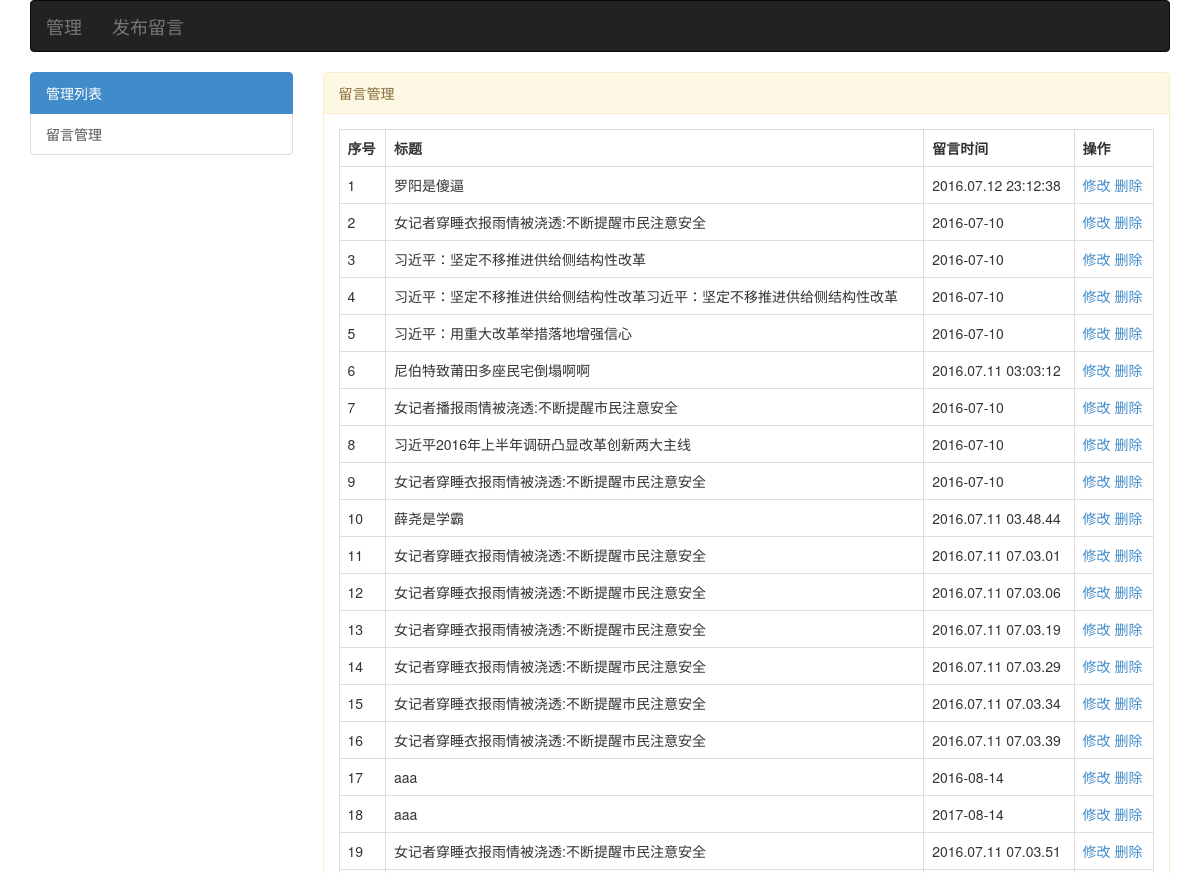
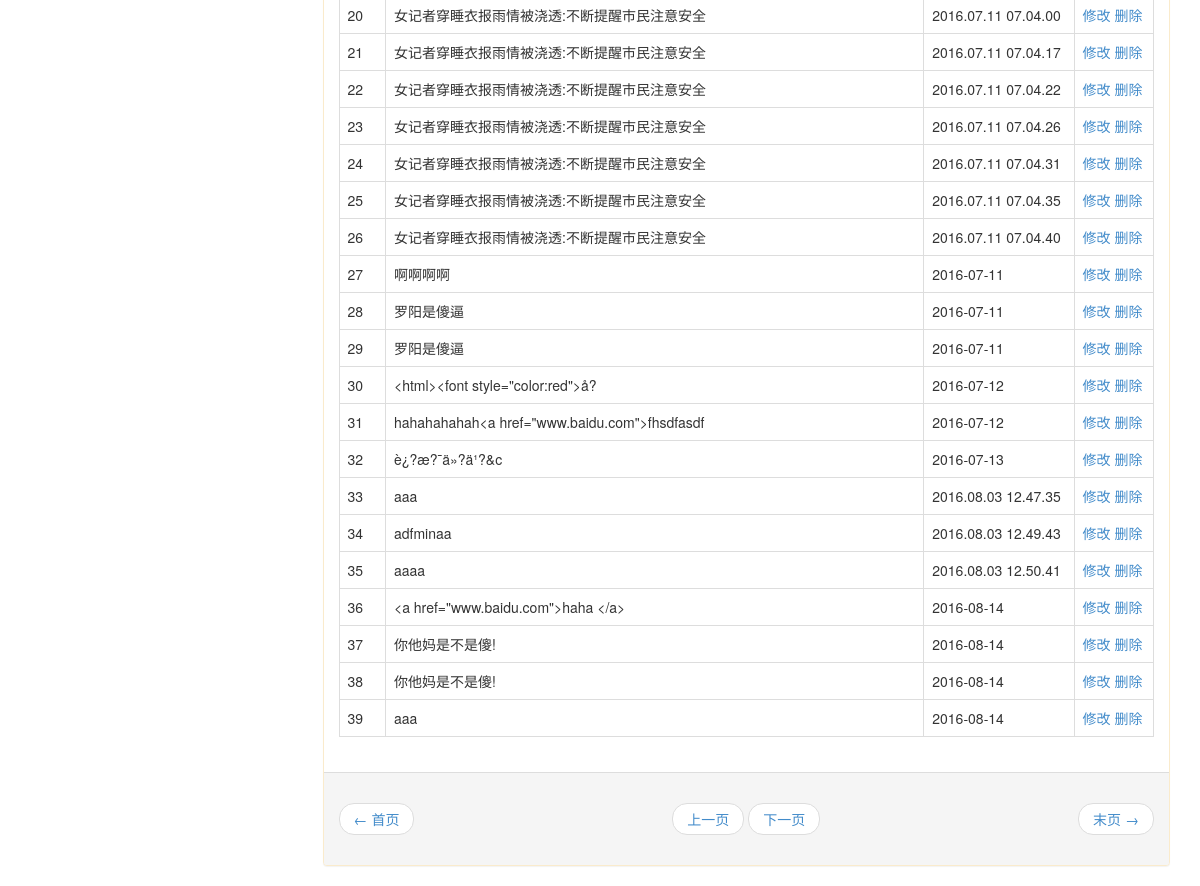
/admin/list.php (signed in), run on the app's committed database (2 pictures, top to bottom).
### tables this page shows
CREATE TABLE `mes_info` (
  `id` int(11) NOT NULL AUTO_INCREMENT COMMENT 'id',
  `title` varchar(60) NOT NULL COMMENT '标题',
  `content` text NOT NULL COMMENT '内容',
  `addtime` varchar(20) NOT NULL COMMENT '发布时间',
  PRIMARY KEY (`id`)
);

### admin/list.php (the view, shortened to what this page needs)
<?php
    $sql="select * from mes_info";
    $res=mysql_query($sql);
    $rews=array();
    	while($rew=mysql_fetch_assoc($res)){
    		$rews[]=$rew;
    	}
    $i=0;
?>
<!DOCTYPE html>
<html lang="en">
<head>
	<link rel="stylesheet" href="../bs/css/bootstrap.min.css">
</head>
<body>
	<div class="container">
		<nav class="navbar navbar-inverse" >
		  <div class="navbar-header">
		    <a class="navbar-brand"  href="index.php">管理</a>
		    <a class="navbar-brand"  href="add.php">发布留言</a>
		  </div>
		</nav>
		<div class="row">
		  <div class="col-md-3">
		  	<div class="list-group">
			  <a href="index.php" class="list-group-item active">
			    管理列表
			  </a>
			  <a href="list.php" class="list-group-item">留言管理</a>
			</div>
		  </div>
		  <div class="col-md-9">
			<div class="panel panel-warning">
				<div class="panel-heading">
					留言管理
				</div>
			    <div class="panel-body">
			   		<table class="table table-bordered">
					  <tr>
					  	<th>序号</th>
					  	<th>标题</th>
					  	<th>留言时间</th>
					  	<th>操作</th>
					  </tr>
					<?php foreach($rews as $k=>$v):?>
					  <tr>
					  	<td><?php $i++; echo $i;?></td>
					  	<td><?php echo $v["title"] ;?></td>
					  	<td><?php echo $v["addtime"] ;?></td>
					  	<td><a href="edit.php?id=<?php echo $v['id'];?>">修改</a>
							<a href="delete.php?id=<?php echo $v['id'];?>" onclick="return confirm('确定要删除吗？');" >删除</a>
					  	</td>
					  </tr>
					<?php endforeach;?>
					</table>
			    </div>
			    <div class="panel-footer">
					<ul class="pager">
					  	<li class="previous"><a href="#">&larr; 首页</a></li>
					  	<li><a href="#">上一页</a></li>
  						<li><a href="#">下一页</a></li>
					  	<li class="next"><a href="#">末页 &rarr;</a></li>
					</ul>
			    </div>
			</div>
		  </div>
		</div>
	</div>
</body>
</html>

### data on the page
mes_info: title "罗阳是傻逼", addtime "2016.07.12 23:12:38"
mes_info: title "女记者穿睡衣报雨情被浇透:不断提醒市民注意安全", addtime "2016-07-10"
mes_info: title "习近平：坚定不移推进供给侧结构性改革", addtime "2016-07-10"
mes_info: title "习近平：坚定不移推进供给侧结构性改革习近平：坚定不移推进供给侧结构性改革", addtime "2016-07-10"
mes_info: title "习近平：用重大改革举措落地增强信心", addtime "2016-07-10"
mes_info: title "尼伯特致莆田多座民宅倒塌啊啊", addtime "2016.07.11 03:03:12"
mes_info: title "女记者播报雨情被浇透:不断提醒市民注意安全", addtime "2016-07-10"
mes_info: title "习近平2016年上半年调研凸显改革创新两大主线", addtime "2016-07-10"
mes_info: title "女记者穿睡衣报雨情被浇透:不断提醒市民注意安全", addtime "2016-07-10"
mes_info: title "薛尧是学霸", addtime "2016.07.11 03.48.44"
mes_info: title "女记者穿睡衣报雨情被浇透:不断提醒市民注意安全", addtime "2016.07.11 07.03.01"
mes_info: title "女记者穿睡衣报雨情被浇透:不断提醒市民注意安全", addtime "2016.07.11 07.03.06"
mes_info: title "女记者穿睡衣报雨情被浇透:不断提醒市民注意安全", addtime "2016.07.11 07.03.19"
mes_info: title "女记者穿睡衣报雨情被浇透:不断提醒市民注意安全", addtime "2016.07.11 07.03.29"
mes_info: title "女记者穿睡衣报雨情被浇透:不断提醒市民注意安全", addtime "2016.07.11 07.03.34"
mes_info: title "女记者穿睡衣报雨情被浇透:不断提醒市民注意安全", addtime "2016.07.11 07.03.39"
mes_info: title "aaa", addtime "2016-08-14"
mes_info: title "aaa", addtime "2017-08-14"
mes_info: title "女记者穿睡衣报雨情被浇透:不断提醒市民注意安全", addtime "2016.07.11 07.03.51"
mes_info: title "女记者穿睡衣报雨情被浇透:不断提醒市民注意安全", addtime "2016.07.11 07.04.00"
mes_info: title "女记者穿睡衣报雨情被浇透:不断提醒市民注意安全", addtime "2016.07.11 07.04.17"
mes_info: title "女记者穿睡衣报雨情被浇透:不断提醒市民注意安全", addtime "2016.07.11 07.04.22"
mes_info: title "女记者穿睡衣报雨情被浇透:不断提醒市民注意安全", addtime "2016.07.11 07.04.26"
mes_info: title "女记者穿睡衣报雨情被浇透:不断提醒市民注意安全", addtime "2016.07.11 07.04.31"
mes_info: title "女记者穿睡衣报雨情被浇透:不断提醒市民注意安全", addtime "2016.07.11 07.04.35"
mes_info: title "女记者穿睡衣报雨情被浇透:不断提醒市民注意安全", addtime "2016.07.11 07.04.40"
mes_info: title "啊啊啊啊", addtime "2016-07-11"
mes_info: title "罗阳是傻逼", addtime "2016-07-11"
mes_info: title "罗阳是傻逼", addtime "2016-07-11"
mes_info: title "<html><font style=\"color:red\">å?", addtime "2016-07-12"
mes_info: title "hahahahahah<a href=\"www.baidu.com\">fhsdfasdf", addtime "2016-07-12"
mes_info: title "è¿?æ?¯ä»?ä¹?&c", addtime "2016-07-13"
mes_info: title "aaa", addtime "2016.08.03 12.47.35"
mes_info: title "adfminaa", addtime "2016.08.03 12.49.43"
mes_info: title "aaaa", addtime "2016.08.03 12.50.41"
mes_info: title "<a href=\"www.baidu.com\">haha </a>", addtime "2016-08-14"
mes_info: title "你他妈是不是傻!", addtime "2016-08-14"
mes_info: title "你他妈是不是傻!", addtime "2016-08-14"
mes_info: title "aaa", addtime "2016-08-14"
